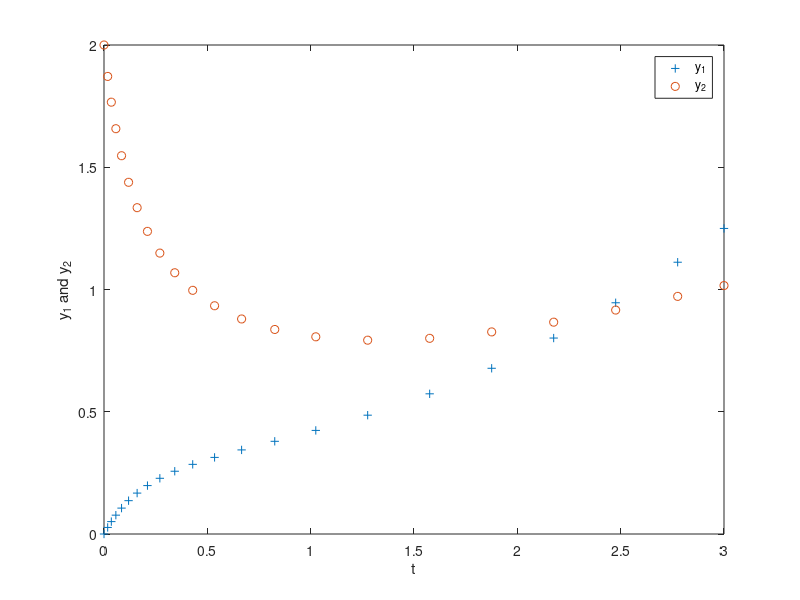

Recreate this plot in MATLAB.
function test1
  y0=[0;2]
  tn=[0,3]
  [t,y]=ode23(@fun2,tn,y0)
  plot(t,y(:,1),"+",t,y(:,2),"o")
  xlabel("t");ylabel("y_1 and y_2")
  legend('y_1','y_2')
function dfun=fun2(t,y)
  dfun=[-y(1)*exp(1-t)+0.8*y(2);y(1)-y(2)^3];